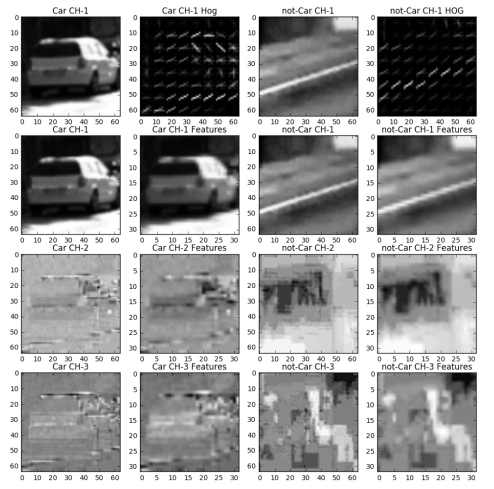
#> input picture CarND-Vehicle-Detection/examples/HOG_example.jpg, 988 x 978 px (shown at 1/2 size); its folder holds only this picture in this run
$ python -i main.py   (imports and definitions only)   (older library calls are emulated)
#> lines starting #> are read from the running program, lines starting #| are printed output that depends on the picture
#> further down, picture is the input picture: shape (978, 988, 3); min 0, max 255, mean 154
import matplotlib.image as mpimg
import numpy as np
import cv2
import matplotlib.pyplot as plt
import glob
import time
from sklearn.svm import LinearSVC
from sklearn.preprocessing import StandardScaler
from skimage.feature import hog
from sklearn.cross_validation import train_test_split
from scipy.ndimage.measurements import label
from sklearn import svm
import pickle
from moviepy.editor import VideoFileClip
from datetime import datetime


color_space = 'YUV' # Can be RGB, HSV, LUV, HLS, YUV, YCrCb
orient = 9  # HOG orientations
pix_per_cell = 8 # HOG pixels per cell
cell_per_block = 2 # HOG cells per block
hog_channel = "ALL" # Can be 0, 1, 2, or "ALL"
spatial_size = (32, 32) # Spatial binning dimensions
hist_bins = 32    # Number of histogram bins
spatial_feat = True # Spatial features on or off
hist_feat = True # Histogram features on or off
hog_feat = True # HOG features on or off
y_start_stop = [400, 650] # Min and max in y to search in slide_window()
x_start_stop = [None, None] # Min and max in x to search in slide_window()
heat_map_threshold = 3 # threshold to consider a bbox a car
heatmap_history_num = 6 # how many heatmaps we would like to store
svc = None
X_scaler = None
heatmap = None	# The heatmap
heatmap_history = [] # the heatmap history list

# Define a function to return HOG features and visualization
def get_hog_features(img, orient, pix_per_cell, cell_per_block,
                        vis=False, feature_vec=True):
    # Call with two outputs if vis==True
    if vis == True:
        features, hog_image = hog(img, orientations=orient,
                                  pixels_per_cell=(pix_per_cell, pix_per_cell),
                                  cells_per_block=(cell_per_block, cell_per_block),
                                  transform_sqrt=True,
                                  visualise=vis, feature_vector=feature_vec)
        return features, hog_image
    # Otherwise call with one output
    else:
        features = hog(img, orientations=orient,
                       pixels_per_cell=(pix_per_cell, pix_per_cell),
                       cells_per_block=(cell_per_block, cell_per_block),
                       transform_sqrt=True,
                       visualise=vis, feature_vector=feature_vec)
        return features

# Define a function to compute binned color features
def bin_spatial(img, size=(32, 32)):
    # Use cv2.resize().ravel() to create the feature vector
    features = cv2.resize(img, size).ravel()
    # Return the feature vector
    return features

# Define a function to compute color histogram features
# NEED TO CHANGE bins_range if reading .png files with mpimg!
def color_hist(img, nbins=32, bins_range=(0, 256)):
    # Compute the histogram of the color channels separately
    channel1_hist = np.histogram(img[:,:,0], bins=nbins, range=bins_range)
    channel2_hist = np.histogram(img[:,:,1], bins=nbins, range=bins_range)
    channel3_hist = np.histogram(img[:,:,2], bins=nbins, range=bins_range)
    # Concatenate the histograms into a single feature vector
    hist_features = np.concatenate((channel1_hist[0], channel2_hist[0], channel3_hist[0]))
    # Return the individual histograms, bin_centers and feature vector
    return hist_features

# Define a function to extract features from a list of images
# Have this function call bin_spatial() and color_hist()
# [154 lines left out: functions extract_features, slide_window, draw_boxes, single_img_features, not called in this run]

def convert_color(img, conv='RGB2YCrCb'):
    if conv == 'RGB2YCrCb':
        return cv2.cvtColor(img, cv2.COLOR_RGB2YCrCb)
    if conv == 'BGR2YCrCb':
        return cv2.cvtColor(img, cv2.COLOR_BGR2YCrCb)
    if conv == 'RGB2LUV':
        return cv2.cvtColor(img, cv2.COLOR_RGB2LUV)
    if conv == 'RGB2YUV':
        return cv2.cvtColor(img, cv2.COLOR_RGB2YUV)

def find_cars(img, ystart, ystop, scale, svc, X_scaler, orient, pix_per_cell, cell_per_block, spatial_size, hist_bins,step=2):

#> called with ystart = 400, ystop = 650, scale = 1, orient = 9, pix_per_cell = 8, cell_per_block = 2, spatial_size = (32, 32), hist_bins = 32
    draw_img = np.copy(img)
    #img = img.astype(np.float32)/255
    on_windows = []
    img_tosearch = np.copy(img[ystart:ystop,:,:])
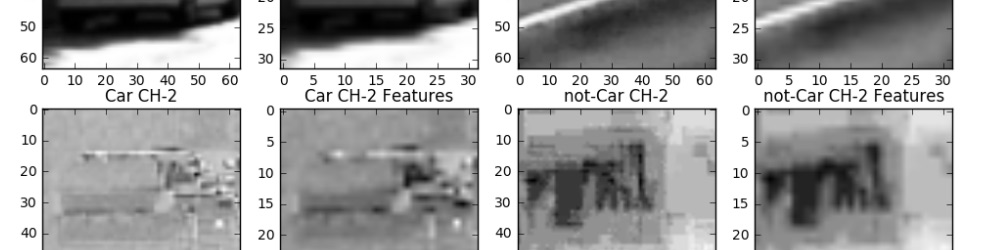
#> img_tosearch: shape (250, 988, 3) float32; min 0, max 1, mean 0.652

    ctrans_tosearch = convert_color(img_tosearch, conv='RGB2YUV')
#> in convert_color, `return cv2.cvtColor(img, cv2.COLOR_RGB2YUV)`: returned value: shape (250, 988, 3) float32; mean of channels 0, 1, 2 0.651, 0.5, 0.5
    if scale != 1:
        imshape = ctrans_tosearch.shape
        ctrans_tosearch = cv2.resize(ctrans_tosearch, (np.int(imshape[1]/scale), np.int(imshape[0]/scale)))

    ch1 = ctrans_tosearch[:,:,0]
    ch2 = ctrans_tosearch[:,:,1]
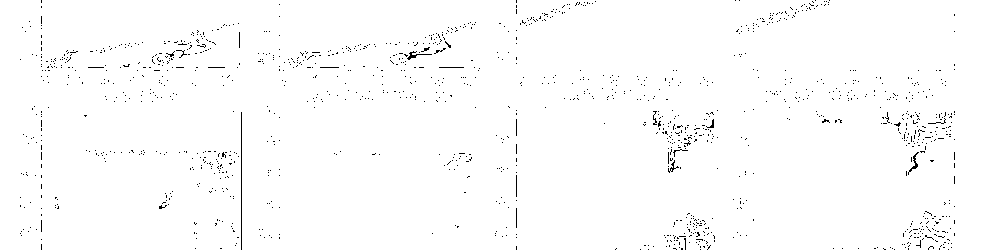
#> ch2: shape (250, 988) float32; values 0.5 (black) and 0.5 (white), 98.8% white; black in thin lines or dots
    ch3 = ctrans_tosearch[:,:,2]

    # Define blocks and steps as above
    nxblocks = (ch1.shape[1] // pix_per_cell) - cell_per_block + 1
#> nxblocks = 122
    nyblocks = (ch1.shape[0] // pix_per_cell) - cell_per_block + 1
#> nyblocks = 30
    nfeat_per_block = orient*cell_per_block**2

    # 64 was the orginal sampling rate, with 8 cells and 8 pix per cell
    window = 64
    nblocks_per_window = (window // pix_per_cell) - cell_per_block + 1
    cells_per_step = step  # Instead of overlap, define how many cells to step
    nxsteps = (nxblocks - nblocks_per_window) // cells_per_step
#> nxsteps = 57
    nysteps = (nyblocks - nblocks_per_window) // cells_per_step
#> nysteps = 11

    # Compute individual channel HOG features for the entire image
    hog1 = get_hog_features(ch1, orient, pix_per_cell, cell_per_block, feature_vec=False)
    hog2 = get_hog_features(ch2, orient, pix_per_cell, cell_per_block, feature_vec=False)
    hog3 = get_hog_features(ch3, orient, pix_per_cell, cell_per_block, feature_vec=False)

    for xb in range(nxsteps):
        for yb in range(nysteps):
            ypos = yb*cells_per_step
            xpos = xb*cells_per_step
            # Extract HOG for this patch
            hog_feat1 = hog1[ypos:ypos+nblocks_per_window, xpos:xpos+nblocks_per_window].ravel()
            hog_feat2 = hog2[ypos:ypos+nblocks_per_window, xpos:xpos+nblocks_per_window].ravel()
            hog_feat3 = hog3[ypos:ypos+nblocks_per_window, xpos:xpos+nblocks_per_window].ravel()
            hog_features = np.hstack((hog_feat1, hog_feat2, hog_feat3))

            xleft = xpos*pix_per_cell
            ytop = ypos*pix_per_cell

            # Extract the image patch
            subimg = cv2.resize(ctrans_tosearch[ytop:ytop+window, xleft:xleft+window], (64,64))

            # Get color features
            spatial_features = bin_spatial(subimg, size=spatial_size)
            hist_features = color_hist(subimg, nbins=hist_bins)

            # Scale features and make a prediction
            test_features = X_scaler.transform(np.hstack((spatial_features, hist_features, hog_features)).reshape(1, -1))
            #test_features = X_scaler.transform(np.hstack((shape_feat, hist_feat)).reshape(1, -1))
            test_prediction = svc.predict(test_features)

            if test_prediction == 1:
                xbox_left = np.int(xleft*scale)
                ytop_draw = np.int(ytop*scale)
                win_draw = np.int(window*scale)
                on_windows.append(((xbox_left, ytop_draw+ystart), (xbox_left+win_draw, ytop_draw+win_draw+ystart)))
#> subimg: shape (64, 64, 3) float32; mean of channels 0, 1, 2 0.707, 0.5, 0.5
#> after the loop, on_windows = []
                #cv2.rectangle(draw_img,(xbox_left, ytop_draw+ystart),(xbox_left+win_draw,ytop_draw+win_draw+ystart),(0,0,255),6)

    return on_windows


# [30 lines left out: functions add_heat, apply_threshold, draw_labeled_bboxes, not called in this run]


def process_image(image):

	global heatmap_history

	draw_image = np.copy(image)

	image = image.astype(np.float32)/255

	all_windows = find_cars(image, y_start_stop[0], y_start_stop[1], 1, svc, X_scaler, orient, pix_per_cell, cell_per_block, spatial_size, hist_bins,step=2)
	all_windows += find_cars(image, y_start_stop[0], y_start_stop[1], 1.5, svc, X_scaler, orient, pix_per_cell, cell_per_block, spatial_size, hist_bins,step=2)
	all_windows += find_cars(image, y_start_stop[0], y_start_stop[1], 2, svc, X_scaler, orient, pix_per_cell, cell_per_block, spatial_size, hist_bins,step=1)
	all_windows += find_cars(image, y_start_stop[0], y_start_stop[1], 3, svc, X_scaler, orient, pix_per_cell, cell_per_block, spatial_size, hist_bins,step=1)

	# Uncomment the following lines if you want to see
	# all windows found by our find_cars function
	window_img = draw_boxes(draw_image, all_windows, color=(0, 0, 255), thick=6)
	plt.imshow(window_img)
	plt.show()

	heatmap = np.zeros_like(image[:,:,0]).astype(np.float)

	heatmap = add_heat(heatmap, all_windows)


	# Now, we add this heatmap to our heatmap_history list
	# Then, we check which boxes are common to all
	# past heatmaps
	# Because we add our heatmap on another, we need to setup
	# a threshold of confiance of our measure
	heatmap_history.append(all_windows)

	if len(heatmap_history) > heatmap_history_num:
		heatmap_history = heatmap_history[-heatmap_history_num:]


	for hm in heatmap_history:
		heatmap = add_heat(heatmap, hm)

	plt.imshow(heatmap)
	plt.show()

	if len(heatmap_history) < heatmap_history_num:
		heatmap = apply_threshold(heatmap, 1)
	else:
		heatmap = apply_threshold(heatmap, heat_map_threshold)

	labels = label(heatmap)

	#print(labels[1], 'cars found')
	plt.imshow(labels[0], cmap='gray')
	plt.show()

	# If we have cars on our image, lets draw the boxes
	if labels[1] > 0:
		window_img = draw_labeled_bboxes(draw_image, labels)
	else:
		window_img = draw_image

	plt.imshow(window_img)
	plt.show()
	#plt.pause(0.1)

	return window_img

# [116 lines left out: functions train_model, main, not called in this run]

# [2 lines not run here, left out]

>>> import cv2
>>> picture = cv2.cvtColor(cv2.imread('examples/HOG_example.jpg'), cv2.COLOR_BGR2RGB)
#> (the run stopped early here; a loop or call above may not have finished)

$ run again, on CarND-Vehicle-Detection/examples/sliding_window.jpg
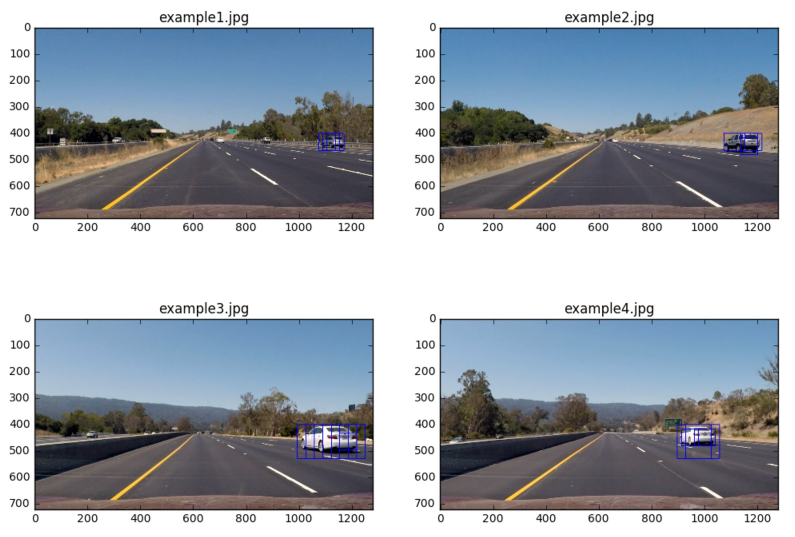
#> input picture CarND-Vehicle-Detection/examples/sliding_window.jpg, 1590 x 1074 px (shown at 1/2 size)
#> in find_cars, `ch1 = ctrans_tosearch[:,:,0]`:
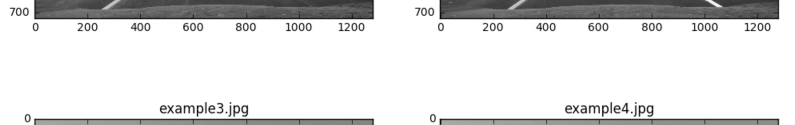
#> ch1: shape (250, 1590) float32 (shown at 1/2 size); min 0, max 1, mean 0.875
#> in find_cars, `ch3 = ctrans_tosearch[:,:,2]`:
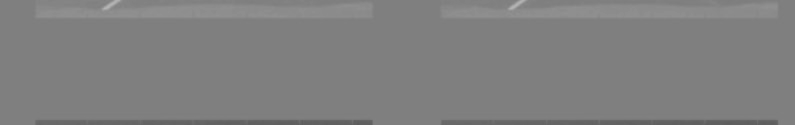
#> ch3: shape (250, 1590) float32 (shown at 1/2 size); min 0.359, max 0.717, mean 0.501
#> after the loop in find_cars, `for xb in range(nxsteps):`: on_windows = []

$ run again, on CarND-Vehicle-Detection/examples/sliding_windows.jpg
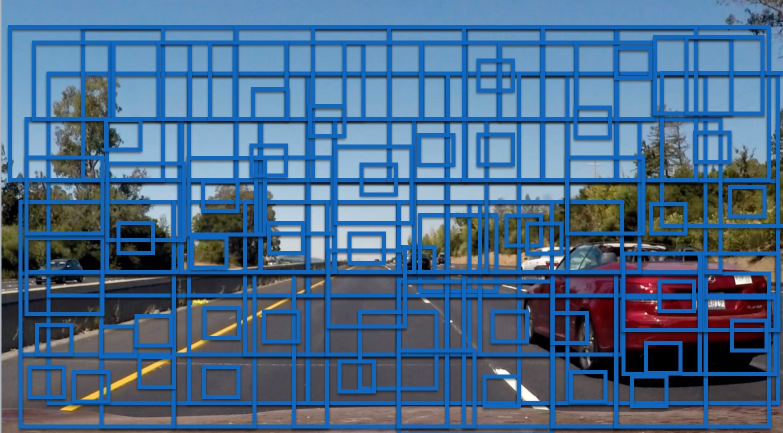
#> input picture CarND-Vehicle-Detection/examples/sliding_windows.jpg, 1566 x 866 px (shown at 1/2 size)
#> in find_cars, `ch2 = ctrans_tosearch[:,:,1]`:
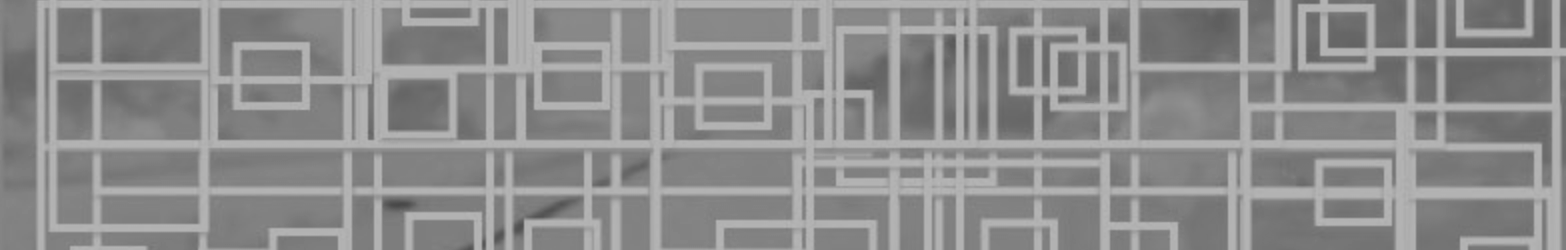
#> ch2: shape (250, 1566) float32; min 0.284, max 0.722, mean 0.556
#> in find_cars, `ch3 = ctrans_tosearch[:,:,2]`:
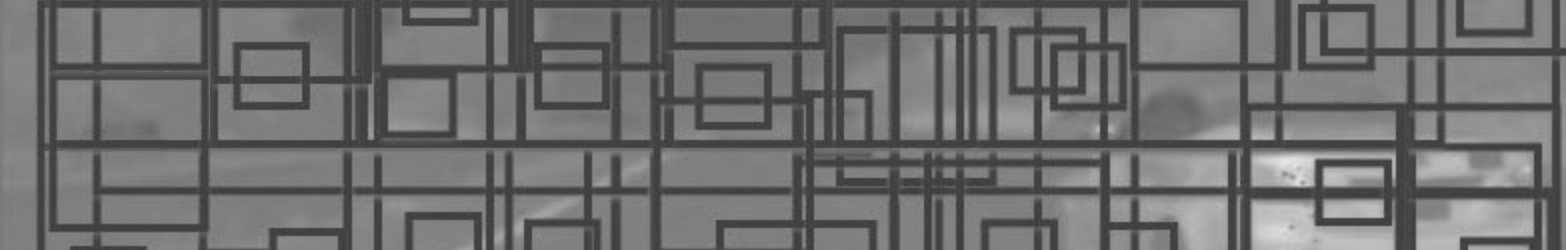
#> ch3: shape (250, 1566) float32; min 0.224, max 0.906, mean 0.437
#> after the loop in find_cars, `for xb in range(nxsteps):`: on_windows = []

$ run again, on CarND-Vehicle-Detection/examples/bboxes_and_heat.png
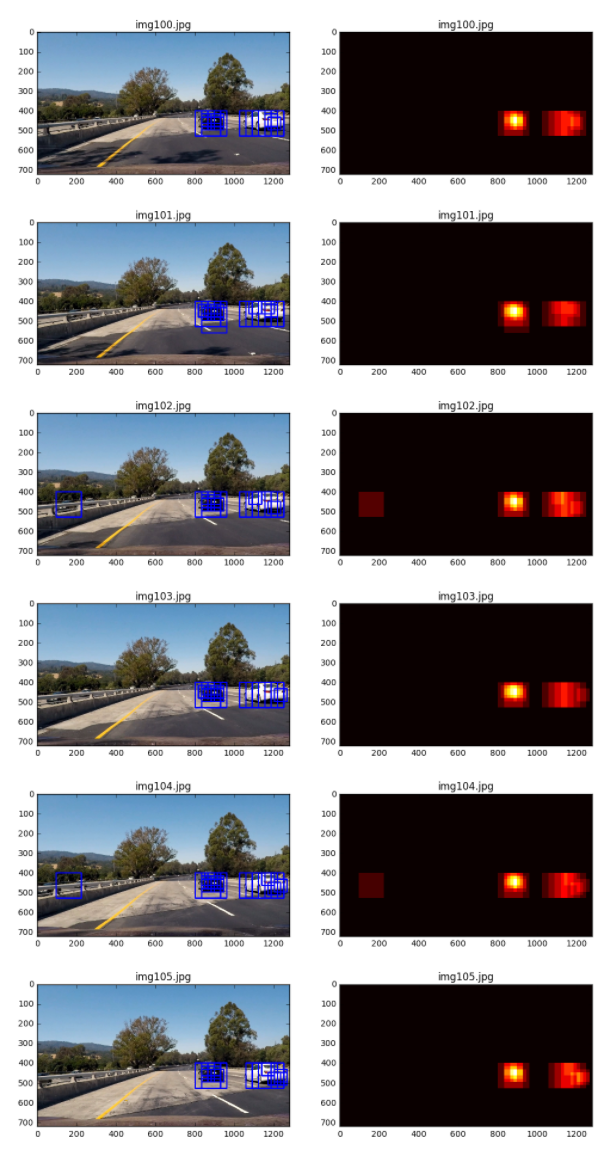
#> input picture CarND-Vehicle-Detection/examples/bboxes_and_heat.png, 610 x 1150 px
#> in find_cars, `ch2 = ctrans_tosearch[:,:,1]`:
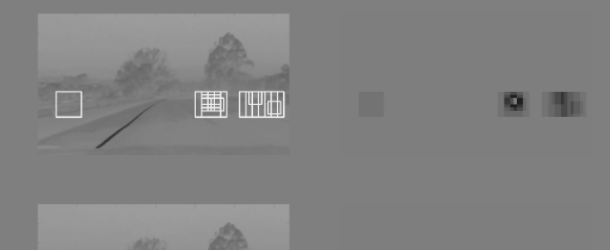
#> ch2: shape (250, 610) float32; min 0.122, max 0.936, mean 0.511
#> in find_cars, `ch3 = ctrans_tosearch[:,:,2]`:
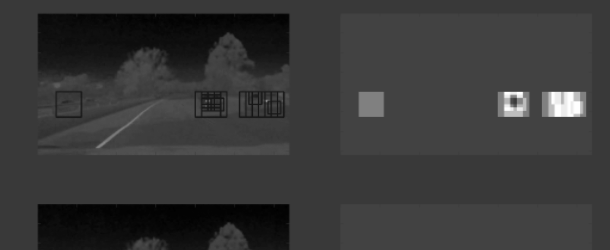
#> ch3: shape (250, 610) float32; min 0.335, max 1.06, mean 0.496; drawn with min black and max white
#> after the loop in find_cars, `for xb in range(nxsteps):`: on_windows = []
